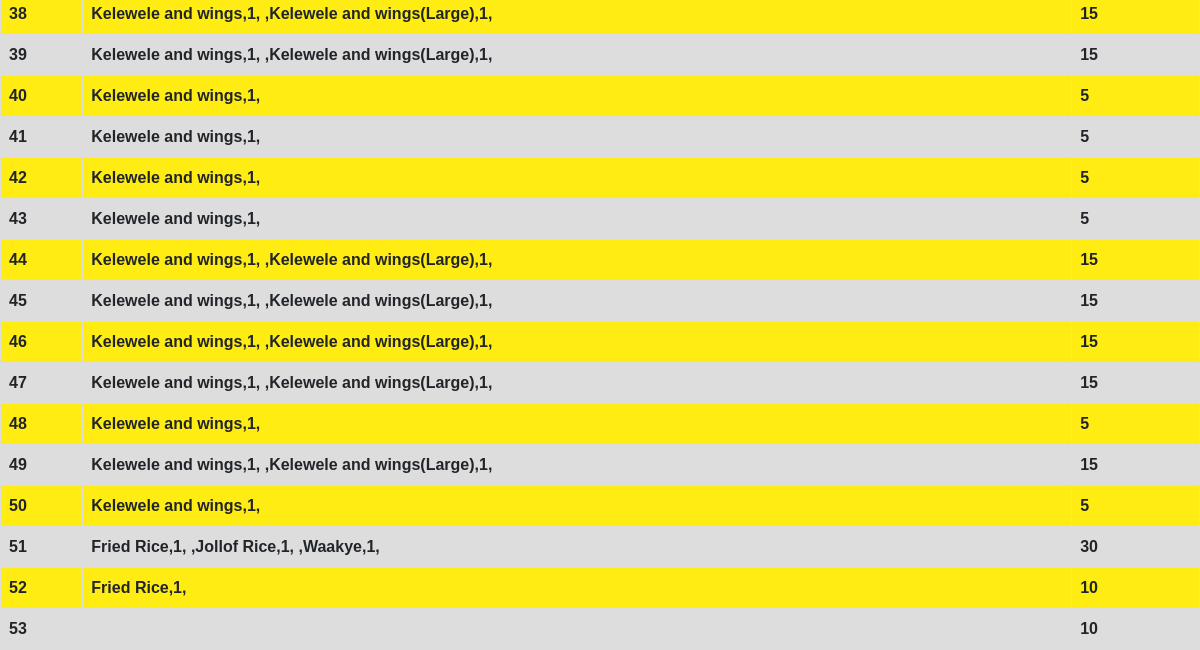
Page /vendors (lower part) on the earlier database version.
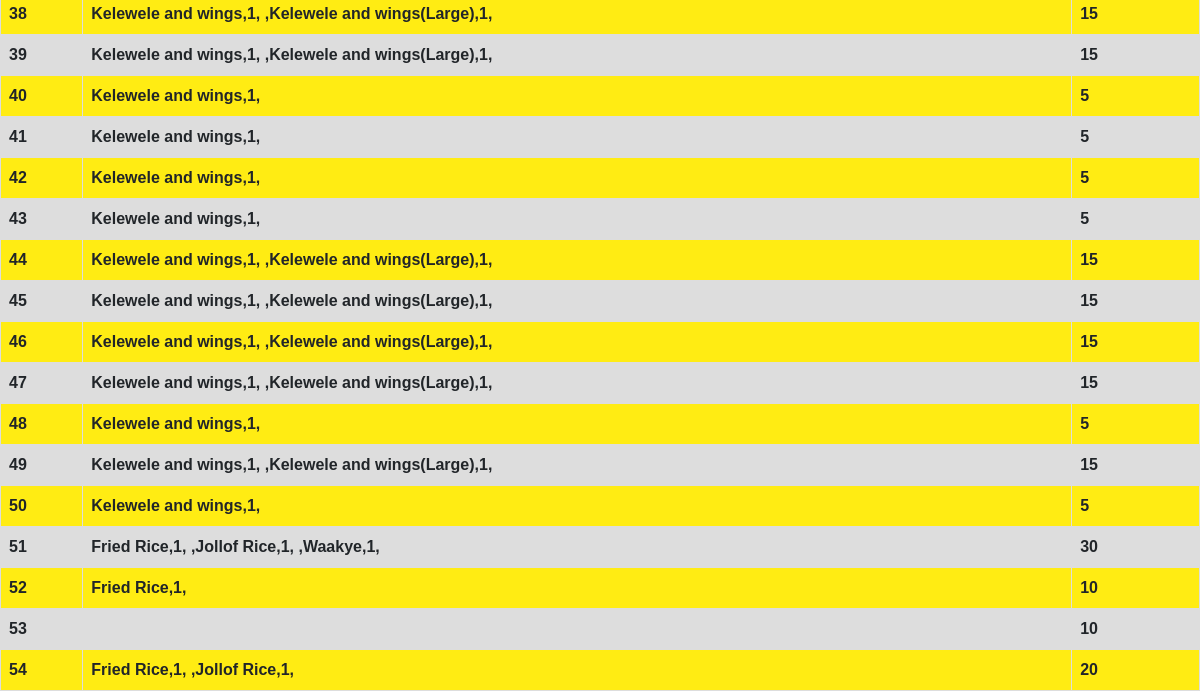
Same page on the later database version.
### app.py (models this page shows, shortened)
class Order(db.Model):
    id = db.Column(db.Integer, primary_key=True)
    name = db.Column(db.String(200))
    room = db.Column(db.Integer)
    pNumber = db.Column(db.String(10))
    aNumber = db.Column(db.String(10))
    hostel = db.Column(db.String(100))
    food = db.Column(db.String(1000))
    quantity = db.Column(db.Integer)
    status = db.Column(db.Integer)
    block = db.Column(db.String(100))
    total = db.Column(db.String(10))
    date_created = db.Column(db.DateTime, default=datetime.utcnow)
    vendor = db.Column(db.String(50))

### app.py (the view)
@app.route('/vendors')
def vendors():
    all_orders = Order.query.order_by(Order.date_created).all()
    return render_template('vendorportal.html', all_orders=all_orders)

### templates/vendorportal.html (shortened to what this page needs)
{% extends 'base.html' %}
{% block head %}
<link rel="stylesheet" href="{{ url_for('static', filename='css/table.css')}}">
{% endblock %}
{% block body %}
<table>
    {% for order in all_orders %}
    <tr>
        <th>{{ order.id }}</th>
        <th>{{order.food}}</th>
        <th>{{order.total}}</th>
    </tr>
    {% endfor %}
    </table>
{% endblock %}

Differences in the rows shown:
added Order: id "54", food "Fried Rice,1, ,Jollof Rice,1,", total "20"
